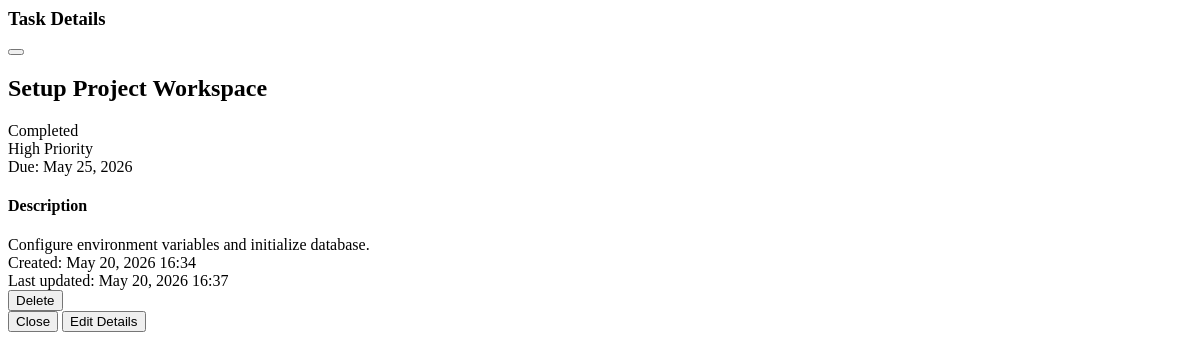
Page /1/detail/ on the earlier database version.
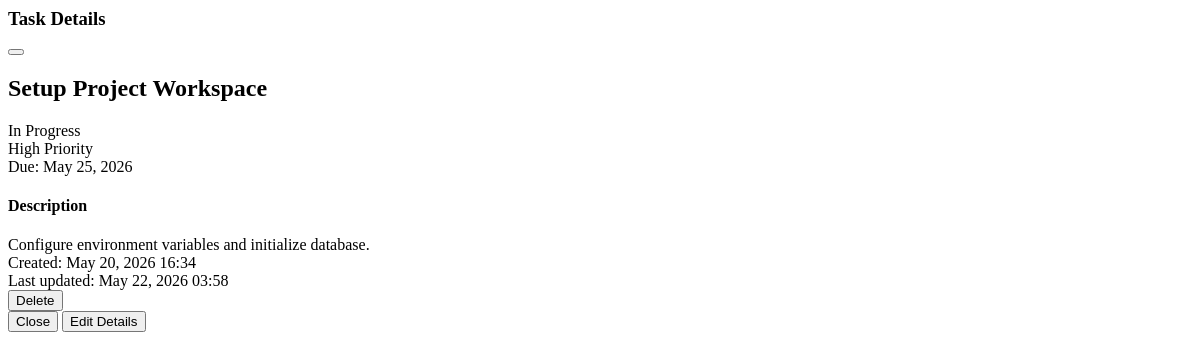
Same page on the later database version.
### tasks/models.py (models this page shows, shortened)
class Task(models.Model):
    STATUS_CHOICES = [
        ('todo', 'To Do'),
        ('in_progress', 'In Progress'),
        ('completed', 'Completed'),
    ]
    PRIORITY_CHOICES = [
        ('low', 'Low'),
        ('medium', 'Medium'),
        ('high', 'High'),
    ]
    title = models.CharField(max_length=200)
    description = models.TextField(blank=True, default='')
    status = models.CharField(max_length=20, choices=STATUS_CHOICES, default='todo')
    priority = models.CharField(max_length=10, choices=PRIORITY_CHOICES, default='medium')
    due_date = models.DateField(null=True, blank=True)
    created_at = models.DateTimeField(auto_now_add=True)
    updated_at = models.DateTimeField(auto_now=True)
    class Meta:
        ordering = ['due_date', '-priority', '-created_at']

### tasks/views.py (the view)
# urls.py: path('<int:pk>/detail/', views.task_detail, name='detail'),
def task_detail(request, pk):
    task = get_object_or_404(Task, pk=pk)
    return render(request, 'tasks/partials/task_detail.html', {'task': task})

### tasks/templates/tasks/partials/task_detail.html (shortened to what this page needs)
<div class="px-6 py-4 border-b border-slate-800/80 bg-slate-950/20 flex items-center justify-between">
    <h3 class="text-lg font-outfit font-bold text-slate-100 flex items-center gap-2">
        Task Details
    </h3>
    <button @click="$dispatch('close-modal')"
            class="text-slate-500 hover:text-slate-300 transition p-1 cursor-pointer">
    </button>
</div>
<div class="p-6 space-y-6 max-h-[70vh] overflow-y-auto custom-scrollbar">
    <div>
        <h2 class="text-xl font-outfit font-extrabold text-slate-100 leading-snug">
            {{ task.title }}
        </h2>
    </div>
    <div class="flex flex-wrap items-center gap-3">
        <div>
            {% if task.status == 'todo' %}
                <span class="inline-flex items-center gap-1.5 px-3 py-1 rounded-full text-xs font-semibold bg-amber-500/10 text-amber-400 border border-amber-500/20">
                    <span class="h-1.5 w-1.5 rounded-full bg-amber-400"></span> To Do
                </span>
            {% elif task.status == 'in_progress' %}
                <span class="inline-flex items-center gap-1.5 px-3 py-1 rounded-full text-xs font-semibold bg-blue-500/10 text-blue-400 border border-blue-500/20">
                     In Progress
                </span>
            {% else %}
                <span class="inline-flex items-center gap-1.5 px-3 py-1 rounded-full text-xs font-semibold bg-emerald-500/10 text-emerald-400 border border-emerald-500/20">
                     Completed
                </span>
            {% endif %}
        </div>
        <div>
            {% if task.priority == 'high' %}
                <span class="inline-flex items-center gap-1.5 px-3 py-1 rounded-full text-xs font-semibold bg-rose-500/10 text-rose-400 border border-rose-500/20">
                     High Priority
                </span>
            {% elif task.priority == 'medium' %}
                <span class="inline-flex items-center gap-1.5 px-3 py-1 rounded-full text-xs font-semibold bg-indigo-500/10 text-indigo-400 border border-indigo-500/20">
                    <span class="h-1.5 w-1.5 rounded-full bg-indigo-400"></span> Medium Priority
                </span>
            {% else %}
                <span class="inline-flex items-center gap-1.5 px-3 py-1 rounded-full text-xs font-semibold bg-slate-500/10 text-slate-450 border border-slate-500/20">
                    <span class="h-1.5 w-1.5 rounded-full bg-slate-400"></span> Low Priority
                </span>
            {% endif %}
        </div>
        {% if task.due_date %}
            <div class="inline-flex items-center gap-1.5 px-3 py-1 rounded-full text-xs font-semibold bg-slate-800 text-slate-300 border border-slate-700">
                Due: {{ task.due_date|date:"F d, Y" }}
            </div>
        {% endif %}
    </div>
    <div class="space-y-2 border-t border-slate-800/60 pt-5">
        <h4 class="text-xs font-bold text-slate-400 uppercase tracking-wider">Description</h4>
        <div class="text-sm text-slate-350 leading-relaxed whitespace-pre-wrap">
            {% if task.description %}
                {{ task.description }}
            {% else %}
                <span class="text-slate-500 italic">No description provided for this task.</span>
            {% endif %}
        </div>
    </div>
    <div class="border-t border-slate-800/60 pt-5 flex flex-col sm:flex-row items-start sm:items-center justify-between gap-2 text-[10px] text-slate-500">
        <div>Created: {{ task.created_at|date:"M d, Y H:i" }}</div>
        <div>Last updated: {{ task.updated_at|date:"M d, Y H:i" }}</div>
    </div>
</div>
<div class="px-6 py-4 border-t border-slate-800/80 bg-slate-950/20 flex items-center justify-between gap-3">
    <button hx-get="{% url 'tasks:delete' task.pk %}"
            hx-target="#modal-content"
            class="px-4 py-2 text-sm font-semibold text-rose-400 hover:text-rose-350 hover:bg-rose-500/10 rounded-xl transition cursor-pointer">
         Delete
    </button>
    <div class="flex items-center gap-3">
        <button type="button"
                @click="$dispatch('close-modal')"
                class="px-4 py-2 text-sm font-semibold text-slate-400 hover:text-slate-200 transition rounded-xl cursor-pointer">
            Close
        </button>
        <button hx-get="{% url 'tasks:edit' task.pk %}"
                hx-target="#modal-content"
                class="inline-flex items-center gap-2 px-5 py-2.5 rounded-xl bg-slate-800 hover:bg-slate-700 text-indigo-400 hover:text-indigo-350 border border-slate-700 font-semibold text-sm transition cursor-pointer">
            Edit Details
        </button>
    </div>
</div>

Differences in the rows shown:
changed Task "Setup Project Workspace": status "completed" → "in_progress" (drawn); updated_at "May 20, 2026 16:37" → "May 22, 2026 03:58"
Other differences:
text no longer shown: "Completed"
text now shown: "In Progress"
